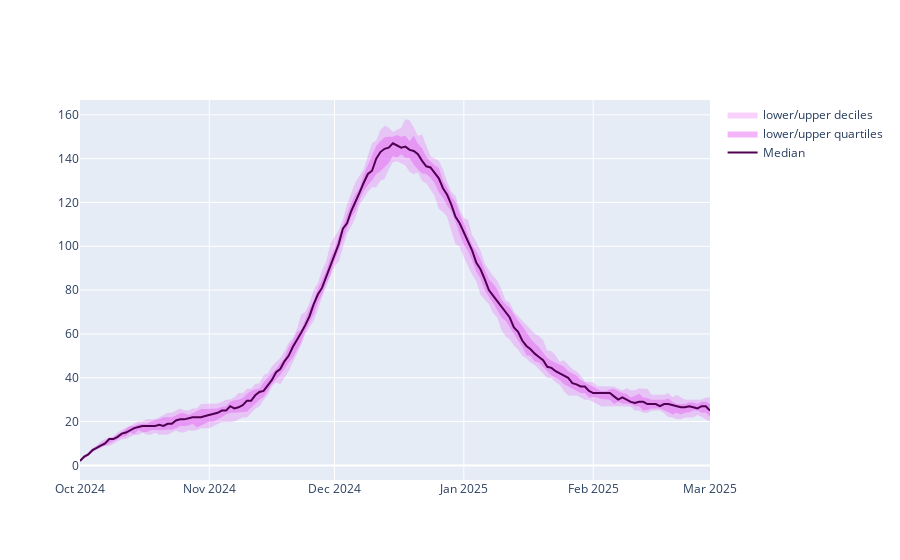

The cell this chart's notebook holds for it:
### Code cell
# https://plotly.com/python/line-charts/#filled-lines

def fan_chart(df):
    x = list(df.index)

    y_lo = list(df.quantile(0.1, axis=1))
    y_hi = list(df.quantile(0.9, axis=1))
    fig = go.Figure()
    fig.add_trace(go.Scatter(
        x=x+x[::-1],
        y=y_hi+y_lo[::-1],
        fill='toself',
        fillcolor='rgba(231,107,243,0.3)',
        line_color='rgba(255,255,255,0)',
        name='lower/upper deciles',
    ))


    y_lo = list(df.quantile(0.25, axis=1))
    y_hi = list(df.quantile(0.75, axis=1))
    fig.add_trace(go.Scatter(
        x=x+x[::-1],
        y=y_hi+y_lo[::-1],
        fill='toself',
        fillcolor='rgba(231,107,243,0.5)',
        line_color='rgba(255,255,255,0)',
        name='lower/upper quartiles',
    ))

    fig.add_trace(go.Scatter(
        x=x, y=list(df.quantile(0.5, axis=1)),
        line_color='rgb(80,0,80)',
        name='Median'
    ))

    return fig

fig = fan_chart(df30)
fig.show()

### Figure 1 — Plotly figure (JSON) as saved in the notebook; plotly's stock layout.template omitted (floating-point values rounded to 4 significant figures; data arrays with more than 128 entries replaced by an {"elided": "..."} marker saying what was removed)
{"data": [{"fill": "toself", "fillcolor": "rgba(231,107,243,0.3)", "line": {"color": "rgba(255,255,255,0)"}, "name": "lower/upper deciles", "type": "scatter", "x": {"elided": "304 str values"}, "y": {"elided": "304 float values"}}, {"fill": "toself", "fillcolor": "rgba(231,107,243,0.5)", "line": {"color": "rgba(255,255,255,0)"}, "name": "lower/upper quartiles", "type": "scatter", "x": {"elided": "304 str values"}, "y": {"elided": "304 float values"}}, {"line": {"color": "rgb(80,0,80)"}, "name": "Median", "type": "scatter", "x": {"elided": "152 str values"}, "y": {"elided": "152 float values"}}], "layout": {}}
